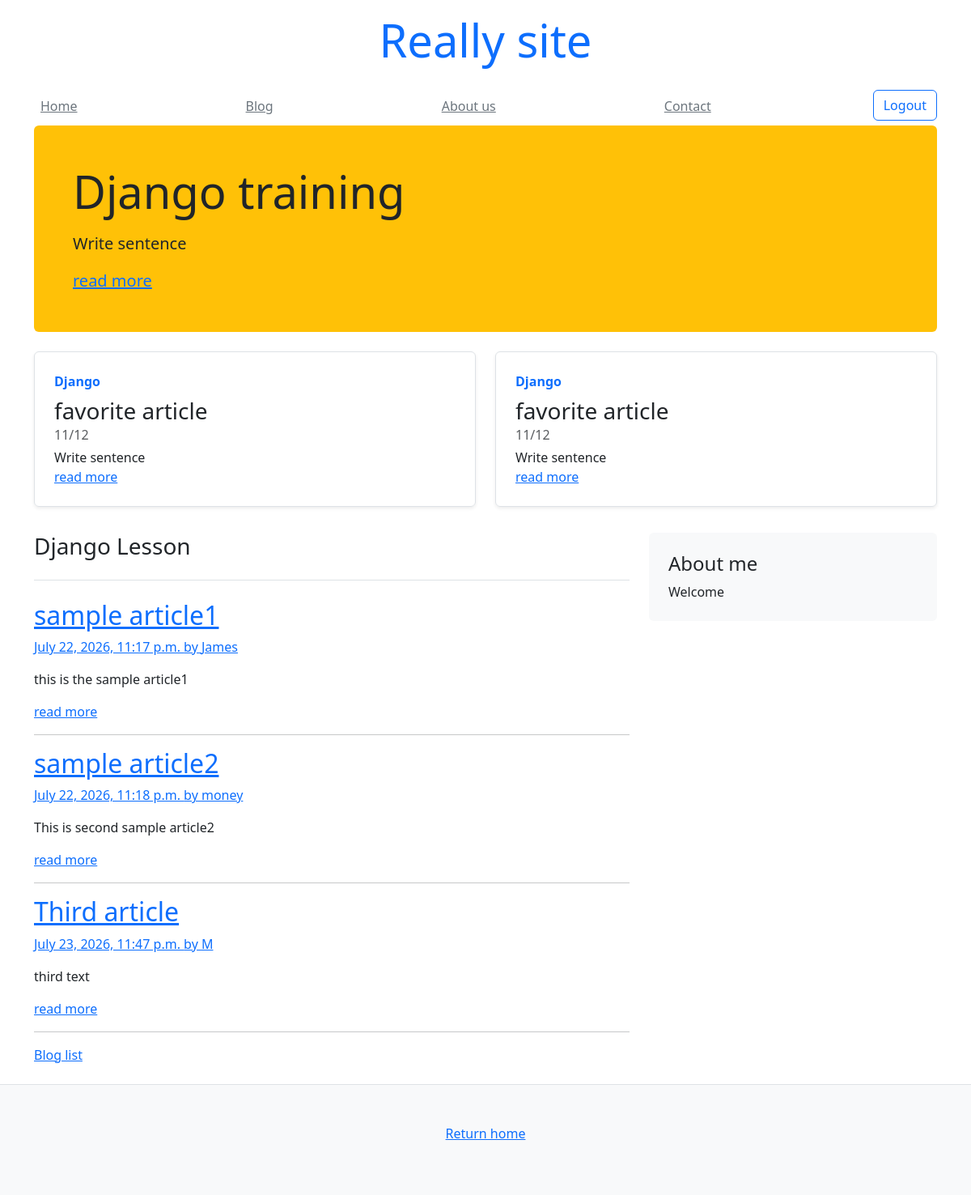
The page / on the database its author committed.
### blog/models.py (models this page shows)
class Article(models.Model):
    title = models.CharField(default="", max_length=255)
    text = models.TextField(default="", max_length=1024)
    author = models.CharField(default="", max_length=255)
    created_at = models.DateTimeField(auto_now_add=True)
    updated_at = models.DateTimeField(auto_now=True)

### mysite/views.py (the view)
# urls.py: path('', views.index),
def index(request):
    objs = Article.objects.all()[:3]
    context = {
        "title": "Really origin site",
        "articles": objs,
    }
    return render(request, "mysite/index.html", context)

### templates/mysite/index.html
{% extends "mysite/base.html" %}
{% block content %}
    <div class="container">
        <div class="p-4 p-md-5 mb-4 rounded bg-warning">
            <div class="col-md-6 px-0">
                <h1 class="display-4 font-italic">Django training</h1>
                <p class="lead my-3">Write sentence</p>
                <p class="lead mb-0"><a href="#" class="font-weight-bold">read more</a></p>
            </div>
        </div>
        <div class="row mb-2">
            <div class="col-md-6">
                <div class="row g-0 border rounded overflow-hidden flex-md-row mb-4 shadow-sm h-md-250 position-relative">
                    <div class="col p-4 d-flex flex-column position-static">
                        <strong class="d-inline-block mb-2 text-primary">Django</strong>
                        <h3 class="mb-0">favorite article</h3>
                        <div class="mb-1 text-muted">11/12</div>
                        <p class="card-text mb-auto">Write sentence</p>
                        <a href="#" class="stretched-link">read more</a>
                    </div>
                </div>
            </div>
            <div class="col-md-6">
                <div class="row g-0 border rounded overflow-hidden flex-md-row mb-4 shadow-sm h-md-250 position-relative">
                    <div class="col p-4 d-flex flex-column position-static">
                        <strong class="d-inline-block mb-2 text-primary">Django</strong>
                        <h3 class="mb-0">favorite article</h3>
                        <div class="mb-1 text-muted">11/12</div>
                        <p class="card-text mb-auto">Write sentence</p>
                        <a href="#" class="stretched-link">read more</a>
                    </div>
                </div>
            </div>
        </div>
    </div>
    <main class="container">
        <div class="row">
            <div class="col-md-8">
                <h3 class="pb-4 mb-4 font-italic border-bottom">Django Lesson</h3>
                {% for obj in articles %}
                    <div class="blog-post">
                        <a href="/blog/{{ obj.id }}">
                            <h2 class="blog-post-title">{{ obj.title }}</h2>
                            <p class="blog-post-meta">{{ obj.created_at }} by <a href="#">{{ obj.author }}</a></p>
                            <p>{{ obj.text }}</p>
                            <a href="#" class="">read more</a>
                        </a>
                    </div>
                    <hr>
                {% endfor %}
                <nav class="blog-pagination">
                    <a class="mysite/snippets/sidebar.html" href="/blog/">Blog list</a>
                </nav>
            </div>
            {% include "mysite/snippets/asidebar.html" %}
        </div>
    </main>
{% endblock content %}

### templates/mysite/base.html
<!doctype html>
<html lang="en">
    <head>
        {% include "mysite/snippets/head.html" %}
    </head>
    <body>
        {% include "mysite/snippets/header.html" %}
        {% block content %}
        {% endblock %}
        {% include "mysite/snippets/footer.html" %}
    </body>
</html>

### templates/mysite/snippets/head.html (shortened to what this page needs)
<head>
    <link href="https://cdn.jsdelivr.net/npm/bootstrap@5.3.8/dist/css/bootstrap.min.css" rel="stylesheet">
</head>

### templates/mysite/snippets/header.html (shortened to what this page needs)
<div class="container">
    <header class="py-3">
        <div class="row flex-nowrap justify-content-center align-item-center">
            <div class="col-4 text-center">
                <h1 class="display-4 font-italic"><a href="/" class="text-decoration-none">Really site</a></h1>
            </div>
        </div>
    </header>
    <div class="py-1 md-2">
        <nav class="nav d-flex justify-content-between">
            <a class="p-2 link-secondary" href="/">Home</a>
            <a class="p-2 link-secondary" href="/blog/">Blog</a>
            <a class="p-2 link-secondary" href="#">About us</a>
            <a class="p-2 link-secondary" href="#">Contact</a>
            <form method="post" action="/logout/">
                <button type="submit" class="btn btn-outline-primary">
                Logout
            </button>
            </form>
        </nav>
    </div>
</div>

### templates/mysite/snippets/asidebar.html
<aside class="col-md-4">
    <div class="p-4 mb-3 bg-light rounded">
        <h4 class="font-italic">About me</h4>
        <p class="mb-0">Welcome</p>
    </div>
</aside>

### templates/mysite/snippets/footer.html (shortened to what this page needs)
<footer class="border-top py-5 text-center bg-light mt-4">
    <p>
        <a href="/">Return home</a>
    </p>
</footer>

### rows shown on the page
Article: title "sample article1", created_at "July 22, 2026, 11:17 p.m.", author "James", text "this is the sample article1"
Article: title "sample article2", created_at "July 22, 2026, 11:18 p.m.", author "money", text "This is second sample article2"
Article: title "Third article", created_at "July 23, 2026, 11:47 p.m.", author "M", text "third text"
